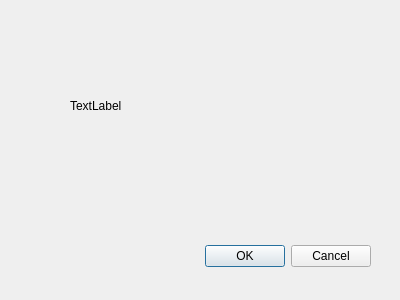
<?xml version="1.0" encoding="UTF-8"?>
<ui version="4.0">
 <class>Dialog</class>
 <widget class="QDialog" name="Dialog">
  <property name="geometry">
   <rect>
    <x>0</x>
    <y>0</y>
    <width>400</width>
    <height>300</height>
   </rect>
  </property>
  <property name="windowTitle">
   <string>Dialog</string>
  </property>
  <widget class="QDialogButtonBox" name="buttonBox">
   <property name="geometry">
    <rect>
     <x>30</x>
     <y>240</y>
     <width>341</width>
     <height>32</height>
    </rect>
   </property>
   <property name="orientation">
    <enum>Qt::Horizontal</enum>
   </property>
   <property name="standardButtons">
    <set>QDialogButtonBox::Cancel|QDialogButtonBox::Ok</set>
   </property>
  </widget>
  <widget class="QLabel" name="label">
   <property name="geometry">
    <rect>
     <x>70</x>
     <y>60</y>
     <width>221</width>
     <height>91</height>
    </rect>
   </property>
   <property name="text">
    <string>TextLabel</string>
   </property>
  </widget>
 </widget>
 <resources/>
 <connections>
  <connection>
   <sender>buttonBox</sender>
   <signal>accepted()</signal>
   <receiver>Dialog</receiver>
   <slot>accept()</slot>
   <hints>
    <hint type="sourcelabel">
     <x>248</x>
     <y>254</y>
    </hint>
    <hint type="destinationlabel">
     <x>157</x>
     <y>274</y>
    </hint>
   </hints>
  </connection>
  <connection>
   <sender>buttonBox</sender>
   <signal>rejected()</signal>
   <receiver>Dialog</receiver>
   <slot>reject()</slot>
   <hints>
    <hint type="sourcelabel">
     <x>316</x>
     <y>260</y>
    </hint>
    <hint type="destinationlabel">
     <x>286</x>
     <y>274</y>
    </hint>
   </hints>
  </connection>
 </connections>
</ui>
